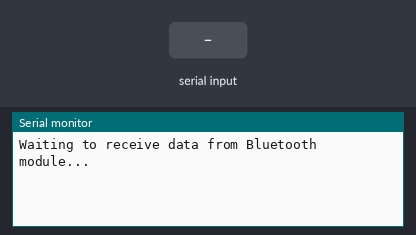
Bench run of a sketch on a simulated Arduino Uno, built with avr-gcc and run on an emulated ATmega328P. Shown: the last lines printed to the serial monitor. The inputs (shaded band) are chosen by the test bench.

Above: at 2.2 s.
2.3 s: "1\n" received over the second serial link
At 4.2 s:
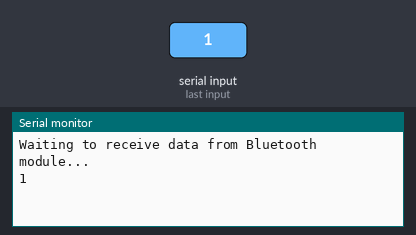
4.5 s: "0\n" received over the second serial link
At 5.8 s:
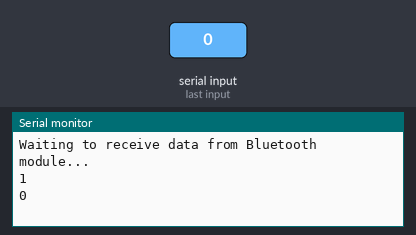
6.0 s: "2\n" received over the second serial link
At 7.0 s:
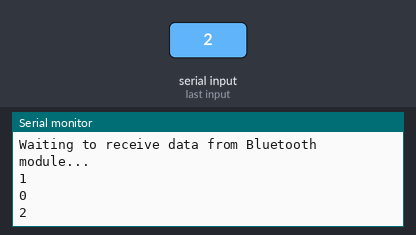

The sketch:

impl2_receiver_test.ino
```cpp
// cris: I changed it from working with the RF wireless module
// of the original implemnetation, to working with Bluetoth HC-05 module

#include <SoftwareSerial.h>

#define DEBUG true

// connect the TX of BT module to Arduino pin 2 RX;
// connect the RX of BT module to Arduino pin 3 TX;

SoftwareSerial bt_SW_serial(2, 3); // RX | TX

void setup()
{
  Serial.begin(9600);

  bt_SW_serial.begin(9600);
  Serial.println("Waiting to receive data from Bluetooth module...");

  delay(1000);
}

void loop()
{
  String received_data = "";
  String echoed_back_message = "<";
  int counter = 0;

  while ( bt_SW_serial.available()) {
    // bt module has data;
    char c = bt_SW_serial.read(); // read the next character
    received_data += c;
    counter ++;
  }
  if (counter > 0) {
    // (1) got something;
    Serial.print( received_data);
    Serial.print( "\n");
    // (2) send it back to double check it inside Android app;
    // echo it back; will be received by Android app;
    // but, the App understands it only if wrapped with < >
    echoed_back_message += received_data;
    echoed_back_message += ">";
    bt_SW_serial.print( echoed_back_message);
  }

  delay(1000);
}
```

Measured:
- after the input at 2.3 s, the serial monitor: prints a new line after 0.70 s (image 1)
- after the input at 4.5 s, the serial monitor: prints a new line after 0.51 s (image 2)
- after the input at 6.0 s, the serial monitor: prints a new line at once (image 3)
